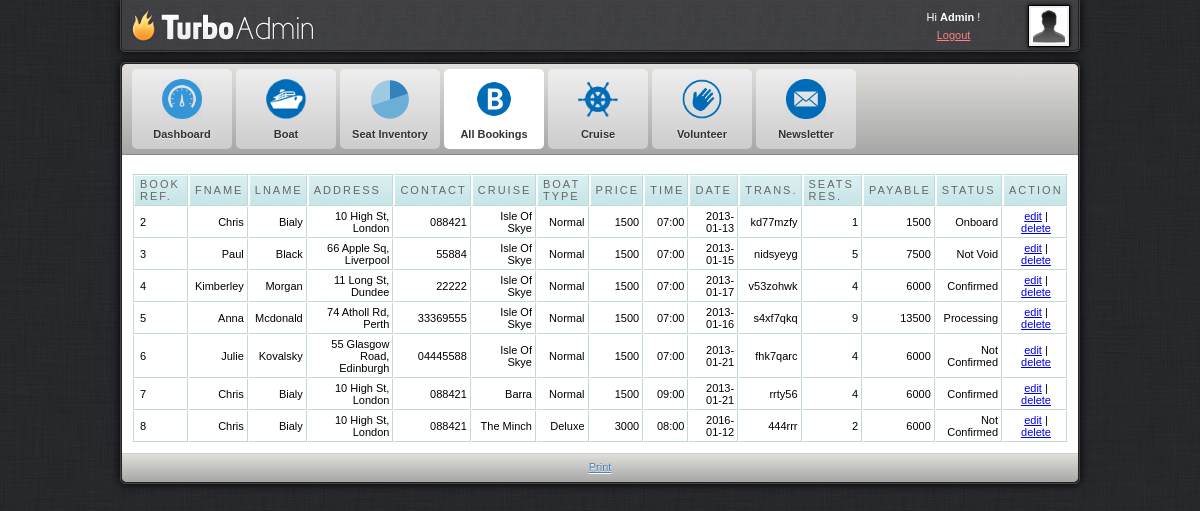
The app's page /allbookings.php (signed in) with its own data.
### tables this page shows
create table booking_customer
(
id int(11) 	NOT NULL AUTO_INCREMENT,
userid int(5) NOT NULL,
fname varchar(30) NOT NULL,
lname varchar(30) NOT NULL,
contact varchar(20) NOT NULL,
address varchar(300) NOT NULL,
boat varchar(30) NOT NULL,
transactionum varchar(10) NOT NULL,
payable varchar(11) NOT NULL,
status varchar(100) NOT NULL,
setnumber varchar(100) NOT NULL,
primary key (id)
);

create table cruise
(
id int(11) 	NOT NULL AUTO_INCREMENT,
cruise varchar(300) NOT NULL,
price varchar(30) NOT NULL,
numseats int(30) NOT NULL,
type varchar(300) NOT NULL,
time varchar(100) NOT NULL,
primary key (id)
);

CREATE TABLE  reserve (
  id int(11) NOT NULL AUTO_INCREMENT,
  date varchar(11) NOT NULL,
  boat varchar(11) NOT NULL,
  seat_reserve varchar(11) NOT NULL,
  transactionnum varchar(10) NOT NULL,
  seat varchar(100) NOT NULL,
  PRIMARY KEY (id)
);

### allbookings.php (the view, shortened to what this page needs)
<html>
<head>
<link href="css/admin_style.css" rel="stylesheet" type="text/css" />
<link rel="stylesheet" href="febe/style.css" type="text/css" media="screen" charset="utf-8">
<link href="src/facebox.css" media="screen" rel="stylesheet" type="text/css" />
</head>
<body>
	<div id="container">
		<div id="adminbar-outer" class="radius-bottom">
			<div id="adminbar" class="radius-bottom">
				<a id="logo" href="dashboard.php"></a>
				<div id="details">
					<a class="avatar" href="javascript: void(0)">
					<img width="36" height="36" alt="avatar" src="img/avatar.jpg">
					</a>
					<div class="tcenter">
					Hi
					<strong>Admin</strong>
					!
					<br>
					<a class="alightred" href="index.php">Logout</a>
					</div>
				</div>
			</div>
		</div>
		<div id="panel-outer" class="radius" style="opacity: 1;">
			<div id="panel" class="radius">
				<ul class="radius-top clearfix" id="main-menu">
					<li>
						<a  href="dashboard.php">
							<img alt="Dashboard" src="img/m-dashboard.png">
							<span>Dashboard</span>
						</a>
					</li>
					<li>
						<a href="route.php">
							<img alt="Boat" src="img/m-custom.png">
							<span>Boat</span>
						</a>
					</li>
					<li>
						<a href="setinventory.php">
							<img alt="Statistics" src="img/m-statistics.png">
							<span>Seat Inventory</span>
						</a>
					</li>
					<li>
						<a class="active" href="allbookings.php">
							<img alt="Bookings" src="img/b.png">
							<span>All Bookings</span>
						</a>
					</li>
					<li>
						<a class="" href="cruise.html">
							<img alt="Cruise" src="img/steer.png">
							<span>Cruise</span>
						</a>
					</li>
					<li>
						<a class="" href="volunteer.php">
							<img alt="Volunteer" src="img/volunteer.png">
							<span>Volunteer</span>
						</a>
					</li>
					<li>
						<a class="" href="viewnewsletter.php">
							<img alt="volunteer" src="img/newsletter.png">
							<span>Newsletter</span>
						</a>
					</li>
				</ul>
				<div id="content" class="clearfix">
					<table cellpadding="1" cellspacing="1" id="resultTable">
						<thead>
							<tr>
								<th  style="border-left: 1px solid #C1DAD7">Book Ref.  </th>
								<th> Fname </th>
								<th> Lname </th>
								<th> Address </th>
								<th> Contact </th>
								<th> Cruise </th>
								<th> Boat Type </th>
								<th> Price </th>
								<th> Time </th>
								<th> Date </th>
								<th> Trans. </th>
								<th> Seats Res. </th>
								<th> Payable </th>
								<th> Status </th>
								<th> Action </th>
							</tr>
						</thead>
						<tbody>
						<?php
							$result = mysql_query("SELECT * FROM booking_customer");
							while($row = mysql_fetch_array($result))
								{
									echo '<tr class="record">';
									echo '<td style="border-left: 1px solid #C1DAD7;">'.$row['id'].'</td>';
									echo '<td><div align="right">'.$row['fname'].'</div></td>';
									echo '<td><div align="right">'.$row['lname'].'</div></td>';
									echo '<td><div align="right">'.$row['address'].'</div></td>';
									echo '<td><div align="right">'.$row['contact'].'</div></td>';
									$rrad=$row['boat'];
									$dddd=$row['transactionum'];
									$results = mysql_query("SELECT * FROM cruise WHERE id='$rrad'");
									while($rows = mysql_fetch_array($results))
										{
									echo '<td><div align="right">'.$rows['cruise'].'</div></td>';
									echo '<td><div align="right">'.$rows['type'].'</div></td>';
									echo '<td><div align="right">'.$rows['price'].'</div></td>';
									echo '<td><div align="right">'.$rows['time'].'</div></td>';
										}
									$resulta = mysql_query("SELECT * FROM reserve WHERE transactionnum='$dddd'");
									while($rowa = mysql_fetch_array($resulta))
										{
									echo '<td><div align="right">'.$rowa['date'].'</div></td>';
									echo '<td><div align="right">'.$rowa['transactionnum'].'</div></td>';
									echo '<td><div align="right">'.$rowa['seat_reserve'].'</div></td>';
										}
									echo '<td><div align="right">'.$row['payable'].'</div></td>';
									echo '<td><div align="right">'.$row['status'].'</div></td>';
									echo '<td><div align="center"><a rel="facebox" href="editbooking.php?id='.$row['id'].'">edit</a> | <a href="#" id="'.$row['transactionum'].'" class="delbutton" title="Click To Delete">delete</a></div></td>';
									echo '</tr>';
								}
							?>
						</tbody>
					</table>
				</div>
				<div id="footer" class="radius-bottom">
					<a class="afooter-link " href="printbooking.php">Print</a>
				</div>
			</div>
		</div>
	</div>
</body>
</html>

### css/admin_style.css (style rules this page uses)
html, body { background: url("../img/bg.jpg") repeat scroll 0 0 #333333; color: #333333; font-family: Arial,Helvetica,sans-serif; font-size: 11px; line-height: 1.6; margin:0; }
#container { margin: 0 auto; width: 960px; }
#login-container-outer, #container #adminbar-outer, #container #panel-outer { border: 1px solid #444444; box-shadow: 0 0 10px #000000; }
#container #adminbar-outer { background: none repeat scroll 0 0 #403F44; border-top: medium none; margin: 0 0 10px; }
.radius-bottom { border-bottom-left-radius: 5px; border-bottom-right-radius: 5px; }
#login-container, #container #adminbar, #container #panel { border: 1px solid #222222; }
#container #adminbar { background: url("../img/alter-bg.jpg") repeat scroll left top transparent; border-top: medium none; height: 50px; }
.clearfix { clear:both; }
#container #adminbar a#logo { background: url("../img/logo.png") no-repeat scroll left top transparent; display: block; float: left; height: 50px; width: 200px; }
#container #adminbar #details { color: #FFFFFF; float: right; height: 34px; line-height: 18px; padding: 8px; width: 184px; }
#container #adminbar #details a.avatar { background-color: #EEEEEE; border: 1px solid #000000; box-shadow: 0 0 4px #000000; display: block; float: right; height: 36px; margin: -3px 0 0 7px; padding: 2px; width: 36px; }
.tcenter { text-align: center; }
a.alightred { color: #FF8181; }
.radius { border-radius: 5px 5px 5px 5px; }
#container #panel ul#main-menu, #container #panel #footer, #login-extra { background-color: #D5D5D5; background-image: linear-gradient(#E0DFDB, #A6A6A6); }
ul#main-menu { border-bottom: 1px solid #888888; list-style: none outside none; margin: 0; padding: 0 10px; }
.radius-top { border-top-left-radius: 5px; border-top-right-radius: 5px; }
ul#main-menu li { float: left; margin: 5px 4px 5px 0; }
ul#main-menu li a.active { background: none repeat scroll 0 0 #FFFFFF; text-shadow: 0 1px 1px #FFFFFF; }
ul#main-menu li a { background: linear-gradient(#EEEEEE, #CCCCCC) repeat scroll 0 0 #EEEEEE; border-radius: 5px 5px 5px 5px; color: #333333; display: block; font-weight: bold; height: 80px; line-height: 1px; position: relative; text-align: center; text-shadow: 0 1px 1px #EEEEEE; width: 100px; text-decoration:none; }
ul#main-menu li a img { height: 40px; padding: 10px 15px 5px; width: 40px; }
ul#main-menu li a span { display: block; line-height: 20px; padding: 0 0 5px; }
#container #content { padding: 10px; background-color:#ffffff; }
#container #footer { border-top: 1px solid #CCCCCC; color: #333333; margin: 0; padding: 5px; text-align: center; text-shadow: 0 1px 1px #EEEEEE; }
a.afooter-link { color: #4682B4; text-shadow: 0 1px 1px #FFFFFF; }

### febe/style.css (style rules this page uses)
#resultTable { background-color: white; margin-top: 8px; width: 100%; color:#000000; }
#resultTable th { background: url("bg_header.jpg") no-repeat scroll 0 0 #CAE8EA; border-bottom: 1px solid #C1DAD7; border-right: 1px solid #C1DAD7; border-top: 1px solid #C1DAD7; color: #4F6B72; font: normal 11px "Trebuchet MS",Verdana,Arial,Helvetica,sans-serif; letter-spacing: 2px; padding: 3px 3px 3px 6px; text-align: left; text-transform: uppercase; color: #666; cursor: pointer; text-decoration: none; }
#resultTable td { border-bottom: 1px solid #C1DAD7; border-right: 1px solid #C1DAD7; padding: 3px 3px 3px 6px; font: normal 11px "Trebuchet MS",Verdana,Arial,Helvetica,sans-serif; }
.clearfix { clear:both; }

### records on screen
booking_customer: id "2", fname "Chris", lname "Bialy", address "10 High St, London", contact "088421", payable "1500", status "Onboard"
cruise: cruise "Isle Of Skye", type "Normal", price "1500", time "07:00"
reserve: date "2013-01-13", transactionnum "kd77mzfy", seat_reserve "1"
booking_customer: id "3", fname "Paul", lname "Black", address "66 Apple Sq, Liverpool", contact "55884", payable "7500", status "Not Void"
reserve: date "2013-01-15", transactionnum "nidsyeyg", seat_reserve "5"
booking_customer: id "4", fname "Kimberley", lname "Morgan", address "11 Long St, Dundee", contact "22222", payable "6000", status "Confirmed"
reserve: date "2013-01-17", transactionnum "v53zohwk", seat_reserve "4"
booking_customer: id "5", fname "Anna", lname "Mcdonald", address "74 Atholl Rd, Perth", contact "33369555", payable "13500", status "Processing"
reserve: date "2013-01-16", transactionnum "s4xf7qkq", seat_reserve "9"
booking_customer: id "6", fname "Julie", lname "Kovalsky", address "55 Glasgow Road, Edinburgh", contact "04445588", payable "6000", status "Not Confirmed"
reserve: date "2013-01-21", transactionnum "fhk7qarc", seat_reserve "4"
booking_customer: id "7", fname "Chris", lname "Bialy", address "10 High St, London", contact "088421", payable "6000", status "Confirmed"
cruise: cruise "Barra", type "Normal", price "1500", time "09:00"
reserve: date "2013-01-21", transactionnum "rrty56", seat_reserve "4"
booking_customer: id "8", fname "Chris", lname "Bialy", address "10 High St, London", contact "088421", payable "6000", status "Not Confirmed"
cruise: cruise "The Minch", type "Deluxe", price "3000", time "08:00"
reserve: date "2016-01-12", transactionnum "444rrr", seat_reserve "2"
